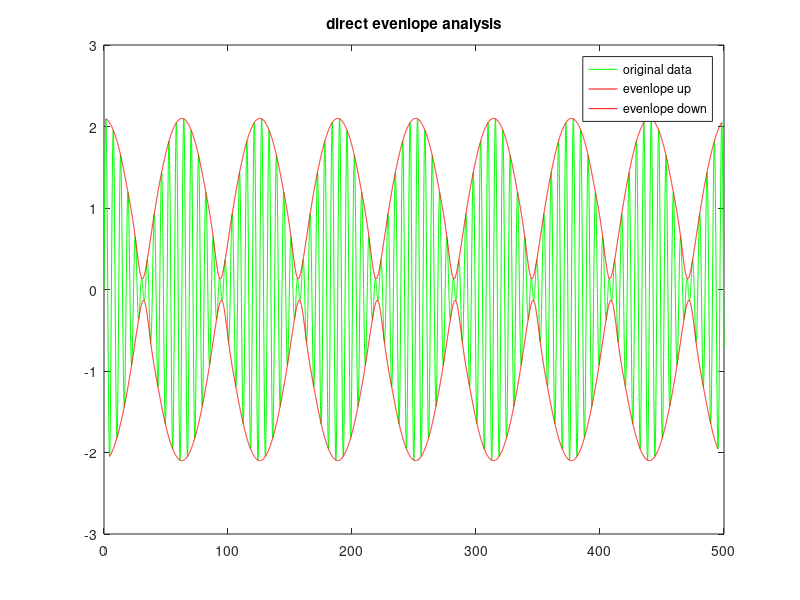

This figure's MATLAB source:
clear;clc;
t = 0:.05:500;
x0 = sin(t)+1.1.*sin(1.1*t); % signal data

y=x0; x=t;

interpMethod='spline'; %'linear', 'spline', 'cubic'
extrMaxValue = y(find(diff(sign(diff(y)))==-2)+1);
extrMaxIndex = find(diff(sign(diff(y)))==-2)+1;
extrMinValue = y(find(diff(sign(diff(y)))==+2)+1);
extrMinIndex = find(diff(sign(diff(y)))==+2)+1;
up = extrMaxValue;
up_x = x(extrMaxIndex);
down = extrMinValue;
down_x = x(extrMinIndex);
up = interp1(up_x,up,x,interpMethod); 
down = interp1(down_x,down,x,interpMethod);

x1u=up; x1d=down;

plot(t,x0,'g',t,x1u,'r',t,x1d,'r');
title('direct evenlope analysis');
legend('original data','evenlope up','evenlope down');
